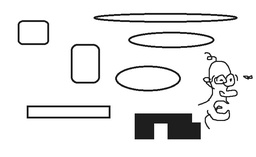
#> input picture keypoint detection test/simple2.jpg, 256 x 157 px, shrunk from 709 x 436 before the run
$ python f_detect.py
#> lines starting #> are read from the running program, lines starting #| are printed output that depends on the picture; after the words box and inside, x2 and y2 are one past the last pixel; in counts of white or black regions, pixels touching at a corner belong together

'''
1. Detect features with FAST in different scales
2. Find rotation angle 𝜃 of each feature
3. Patch-test using precomputed test rotated with 𝜃 to get binary
   feature vector 𝒇
4. Feature distance 𝐷(𝒇1, 𝒇2) could be computed using, for example,
   the Hamming distance i.e. number of different bits.

https://opencv-python-tutroals.readthedocs.io/en/latest/py_tutorials/py_feature2d/py_fast/py_fast.html
http://www.edwardrosten.com/work/fast.html
https://github.com/deepanshut041/feature-detection


FAST:
    1. get circle ✔
    2. check contiguous ✔
    3. get and bin rotation
    4. plot on image

    problems:
    1. runs like shit, optimize?
    2. implementation of scaling unclear


BRIEF:


'''

import numpy as np
import cv2
from matplotlib import pyplot as plt
import itertools


img = cv2.imread('simple2.jpg',0)
#> img is the input picture: shape (157, 256); min 0, max 255, mean 233.3

t = 10 # threshold
n = 11#12 # number of contiguous pixels in the circle that are brighter/darker

h,w = img.shape
#> h = 157; w = 256

# Get the pixels around p
def getCirclePixels(img,y,x):

    cp = np.zeros(16)

    cp[0] = img[y-3][x]
    cp[1] = img[y-3][x+1]
    cp[2] = img[y-2][x+2]
    cp[3] = img[y-1][x+3]
    cp[4] = img[y][x+3]
    cp[5] = img[y+1][x+3]
    cp[6] = img[y+2][x+2]
    cp[7] = img[y+3][x+1]
    cp[8] = img[y+3][x]
    cp[9] = img[y+3][x-1]
    cp[10] = img[y+2][x-2]
    cp[11] = img[y+1][x-3]
    cp[12] = img[y][x-3]
    cp[13] = img[y-1][x-3]
    cp[14] = img[y-2][x-2]
    cp[15] = img[y-3][x-1]

    return cp.astype(int)


# Check if contiguous pixels are present
def contiguous(arr,n):

    d = [ sum( 1 for _ in group ) for key, group in itertools.groupby( np.concatenate((arr,arr)) == -1 ) if key ]
    b = [ sum( 1 for _ in group ) for key, group in itertools.groupby( np.concatenate((arr,arr)) == 1 ) if key ]

    return n in d or n in b


img2 = img
beep = []


for y in np.arange(3,h-3):
    for x in np.arange(3,w-3):

        p = img[y][x]
        cp = getCirclePixels(img,y,x)

        cp[ cp < p-t ] = -1
        cp[ cp > p+t ] = 1
        cp[ cp > 1 ] = 0

        if contiguous(cp,n):

            print("beep", x,y, cp)
            beep.append((y,x))
            img2[y][x] = 150
            img2[y-1][x-1] = 150
            img2[y+1][x+1] = 150
            img2[y-1][x+1] = 150
            img2[y+1][x-1] = 150
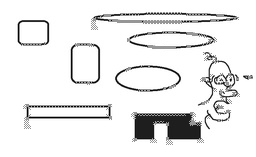
#> img: shape (157, 256); 4.72% of pixels changed, all inside (x1, y1, x2, y2) = (21, 12, 252, 145)


plt.imshow(img2),plt.show()
